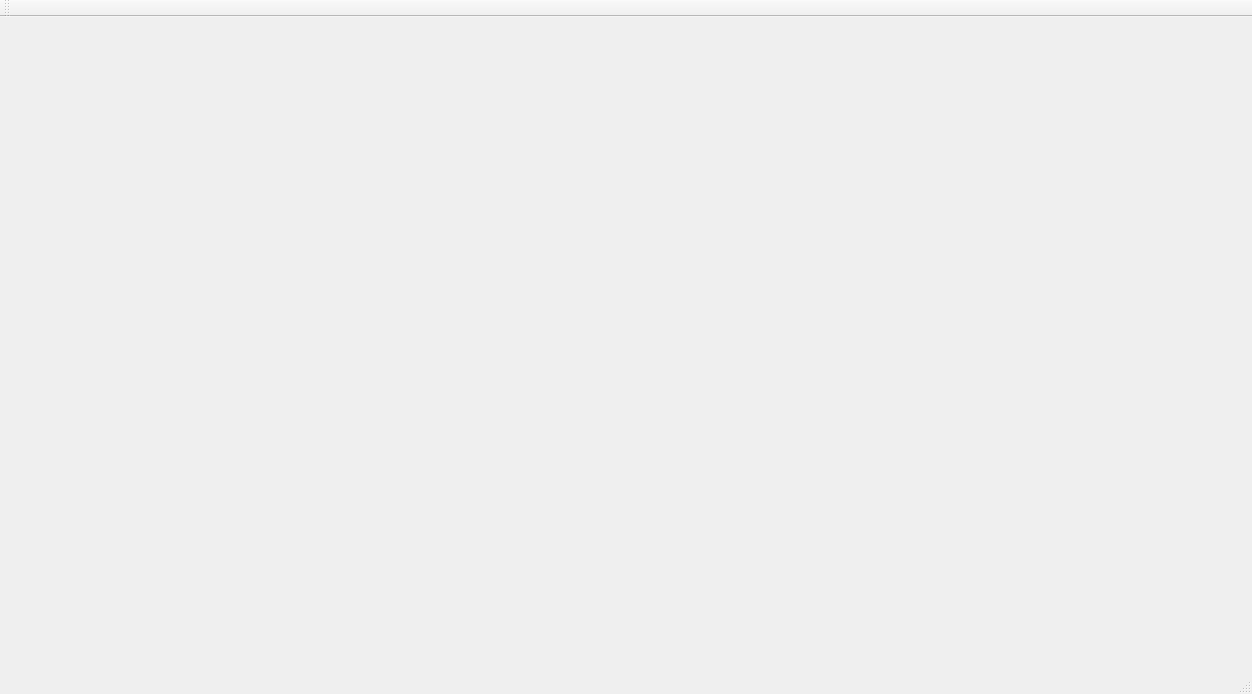
<?xml version="1.0" encoding="UTF-8"?>
<ui version="4.0">
 <class>MainWindow</class>
 <widget class="QMainWindow" name="MainWindow">
  <property name="geometry">
   <rect>
    <x>0</x>
    <y>0</y>
    <width>1252</width>
    <height>694</height>
   </rect>
  </property>
  <property name="windowTitle">
   <string>MainWindow</string>
  </property>
  <widget class="QWidget" name="centralwidget"/>
  <widget class="QMenuBar" name="menubar">
   <property name="geometry">
    <rect>
     <x>0</x>
     <y>0</y>
     <width>1252</width>
     <height>25</height>
    </rect>
   </property>
  </widget>
  <widget class="QStatusBar" name="statusbar"/>
  <widget class="QToolBar" name="toolBar">
   <property name="windowTitle">
    <string>toolBar</string>
   </property>
   <attribute name="toolBarArea">
    <enum>TopToolBarArea</enum>
   </attribute>
   <attribute name="toolBarBreak">
    <bool>false</bool>
   </attribute>
  </widget>
 </widget>
 <resources/>
 <connections/>
</ui>
